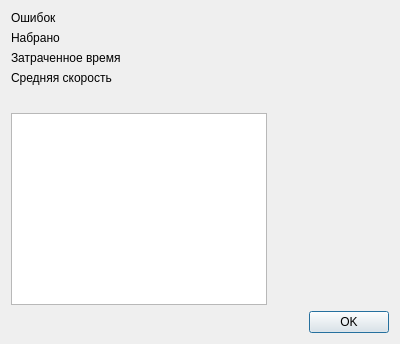
<?xml version="1.0" encoding="UTF-8"?>
<ui version="4.0">
 <class>TResults</class>
 <widget class="QDialog" name="TResults">
  <property name="windowModality">
   <enum>Qt::ApplicationModal</enum>
  </property>
  <property name="geometry">
   <rect>
    <x>0</x>
    <y>0</y>
    <width>400</width>
    <height>344</height>
   </rect>
  </property>
  <property name="windowTitle">
   <string>Dialog</string>
  </property>
  <property name="modal">
   <bool>true</bool>
  </property>
  <layout class="QVBoxLayout" name="verticalLayout_2">
   <item>
    <layout class="QVBoxLayout" name="verticalLayout">
     <item>
      <layout class="QFormLayout" name="formLayout">
       <item row="0" column="0">
        <widget class="QLabel" name="label">
         <property name="text">
          <string>Ошибок</string>
         </property>
        </widget>
       </item>
       <item row="0" column="1">
        <widget class="QLabel" name="lblErrors">
         <property name="text">
          <string/>
         </property>
        </widget>
       </item>
       <item row="1" column="0">
        <widget class="QLabel" name="label_2">
         <property name="text">
          <string>Набрано</string>
         </property>
        </widget>
       </item>
       <item row="1" column="1">
        <widget class="QLabel" name="lblAmount">
         <property name="text">
          <string/>
         </property>
        </widget>
       </item>
       <item row="2" column="0">
        <widget class="QLabel" name="label_3">
         <property name="text">
          <string>Затраченное время</string>
         </property>
        </widget>
       </item>
       <item row="2" column="1">
        <widget class="QLabel" name="lblTime">
         <property name="text">
          <string/>
         </property>
        </widget>
       </item>
       <item row="3" column="0">
        <widget class="QLabel" name="label_4">
         <property name="text">
          <string>Средняя скорость</string>
         </property>
        </widget>
       </item>
       <item row="3" column="1">
        <widget class="QLabel" name="lblSpeed">
         <property name="text">
          <string/>
         </property>
        </widget>
       </item>
      </layout>
     </item>
     <item>
      <widget class="QGraphicsView" name="graph">
       <property name="sizePolicy">
        <sizepolicy hsizetype="Fixed" vsizetype="Fixed">
         <horstretch>0</horstretch>
         <verstretch>0</verstretch>
        </sizepolicy>
       </property>
      </widget>
     </item>
     <item>
      <widget class="QDialogButtonBox" name="buttonBox">
       <property name="orientation">
        <enum>Qt::Horizontal</enum>
       </property>
       <property name="standardButtons">
        <set>QDialogButtonBox::Ok</set>
       </property>
       <property name="centerButtons">
        <bool>false</bool>
       </property>
      </widget>
     </item>
    </layout>
   </item>
  </layout>
 </widget>
 <resources/>
 <connections>
  <connection>
   <sender>buttonBox</sender>
   <signal>accepted()</signal>
   <receiver>TResults</receiver>
   <slot>accept()</slot>
   <hints>
    <hint type="sourcelabel">
     <x>248</x>
     <y>254</y>
    </hint>
    <hint type="destinationlabel">
     <x>157</x>
     <y>274</y>
    </hint>
   </hints>
  </connection>
  <connection>
   <sender>buttonBox</sender>
   <signal>rejected()</signal>
   <receiver>TResults</receiver>
   <slot>reject()</slot>
   <hints>
    <hint type="sourcelabel">
     <x>316</x>
     <y>260</y>
    </hint>
    <hint type="destinationlabel">
     <x>286</x>
     <y>274</y>
    </hint>
   </hints>
  </connection>
 </connections>
</ui>
